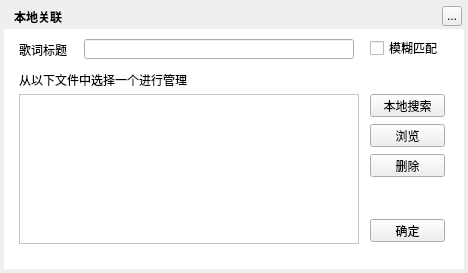
<?xml version="1.0" encoding="UTF-8"?>
<ui version="4.0">
 <class>MusicLrcLocalLinkWidget</class>
 <widget class="QWidget" name="MusicLrcLocalLinkWidget">
  <property name="geometry">
   <rect>
    <x>0</x>
    <y>0</y>
    <width>468</width>
    <height>273</height>
   </rect>
  </property>
  <property name="windowTitle">
   <string>本地关联</string>
  </property>
  <widget class="QLabel" name="background">
   <property name="geometry">
    <rect>
     <x>4</x>
     <y>4</y>
     <width>460</width>
     <height>265</height>
    </rect>
   </property>
   <property name="text">
    <string/>
   </property>
  </widget>
  <widget class="QLabel" name="topTitleName">
   <property name="geometry">
    <rect>
     <x>14</x>
     <y>4</y>
     <width>110</width>
     <height>25</height>
    </rect>
   </property>
   <property name="styleSheet">
    <string notr="true">color:&quot;#FFFFFF&quot;;font-weight:bold</string>
   </property>
   <property name="text">
    <string>本地关联</string>
   </property>
  </widget>
  <widget class="QToolButton" name="topTitleCloseButton">
   <property name="geometry">
    <rect>
     <x>442</x>
     <y>6</y>
     <width>20</width>
     <height>20</height>
    </rect>
   </property>
   <property name="text">
    <string>...</string>
   </property>
  </widget>
  <widget class="QWidget" name="backgroundMask" native="true">
   <property name="geometry">
    <rect>
     <x>4</x>
     <y>29</y>
     <width>460</width>
     <height>240</height>
    </rect>
   </property>
   <property name="styleSheet">
    <string notr="true">background:white;</string>
   </property>
  </widget>
  <widget class="QLabel" name="label">
   <property name="geometry">
    <rect>
     <x>19</x>
     <y>42</y>
     <width>60</width>
     <height>15</height>
    </rect>
   </property>
   <property name="text">
    <string>歌词标题</string>
   </property>
  </widget>
  <widget class="QLineEdit" name="titleEdit">
   <property name="geometry">
    <rect>
     <x>84</x>
     <y>39</y>
     <width>270</width>
     <height>20</height>
    </rect>
   </property>
  </widget>
  <widget class="MusicLrcLocalLinkTableWidget" name="searchedTable">
   <property name="geometry">
    <rect>
     <x>19</x>
     <y>94</y>
     <width>340</width>
     <height>150</height>
    </rect>
   </property>
   <property name="styleSheet">
    <string notr="true">background:#FFFFFF</string>
   </property>
  </widget>
  <widget class="QPushButton" name="localSearchButton">
   <property name="geometry">
    <rect>
     <x>370</x>
     <y>94</y>
     <width>75</width>
     <height>23</height>
    </rect>
   </property>
   <property name="cursor">
    <cursorShape>PointingHandCursor</cursorShape>
   </property>
   <property name="text">
    <string>本地搜索</string>
   </property>
  </widget>
  <widget class="QPushButton" name="previewButton">
   <property name="geometry">
    <rect>
     <x>370</x>
     <y>124</y>
     <width>75</width>
     <height>23</height>
    </rect>
   </property>
   <property name="cursor">
    <cursorShape>PointingHandCursor</cursorShape>
   </property>
   <property name="text">
    <string>浏览</string>
   </property>
  </widget>
  <widget class="QPushButton" name="commitButton">
   <property name="geometry">
    <rect>
     <x>370</x>
     <y>219</y>
     <width>75</width>
     <height>23</height>
    </rect>
   </property>
   <property name="cursor">
    <cursorShape>PointingHandCursor</cursorShape>
   </property>
   <property name="text">
    <string>确定</string>
   </property>
  </widget>
  <widget class="QCheckBox" name="fuzzyButton">
   <property name="geometry">
    <rect>
     <x>370</x>
     <y>40</y>
     <width>75</width>
     <height>16</height>
    </rect>
   </property>
   <property name="text">
    <string>模糊匹配</string>
   </property>
  </widget>
  <widget class="QLabel" name="label_2">
   <property name="geometry">
    <rect>
     <x>19</x>
     <y>72</y>
     <width>221</width>
     <height>16</height>
    </rect>
   </property>
   <property name="text">
    <string>从以下文件中选择一个进行管理</string>
   </property>
  </widget>
  <widget class="QLabel" name="functionBottomLabel">
   <property name="geometry">
    <rect>
     <x>19</x>
     <y>94</y>
     <width>340</width>
     <height>150</height>
    </rect>
   </property>
   <property name="styleSheet">
    <string notr="true">background:rgb(255,255,255)</string>
   </property>
  </widget>
  <widget class="QPushButton" name="deleteButton">
   <property name="geometry">
    <rect>
     <x>370</x>
     <y>154</y>
     <width>75</width>
     <height>23</height>
    </rect>
   </property>
   <property name="cursor">
    <cursorShape>PointingHandCursor</cursorShape>
   </property>
   <property name="text">
    <string>删除</string>
   </property>
  </widget>
  <zorder>background</zorder>
  <zorder>backgroundMask</zorder>
  <zorder>topTitleName</zorder>
  <zorder>topTitleCloseButton</zorder>
  <zorder>label</zorder>
  <zorder>titleEdit</zorder>
  <zorder>localSearchButton</zorder>
  <zorder>previewButton</zorder>
  <zorder>commitButton</zorder>
  <zorder>fuzzyButton</zorder>
  <zorder>label_2</zorder>
  <zorder>functionBottomLabel</zorder>
  <zorder>searchedTable</zorder>
  <zorder>deleteButton</zorder>
 </widget>
 <customwidgets>
  <customwidget>
   <class>MusicLrcLocalLinkTableWidget</class>
   <extends>QTableWidget</extends>
   <header>musiclrclocallinkwidget.h</header>
  </customwidget>
 </customwidgets>
 <resources/>
 <connections/>
</ui>
